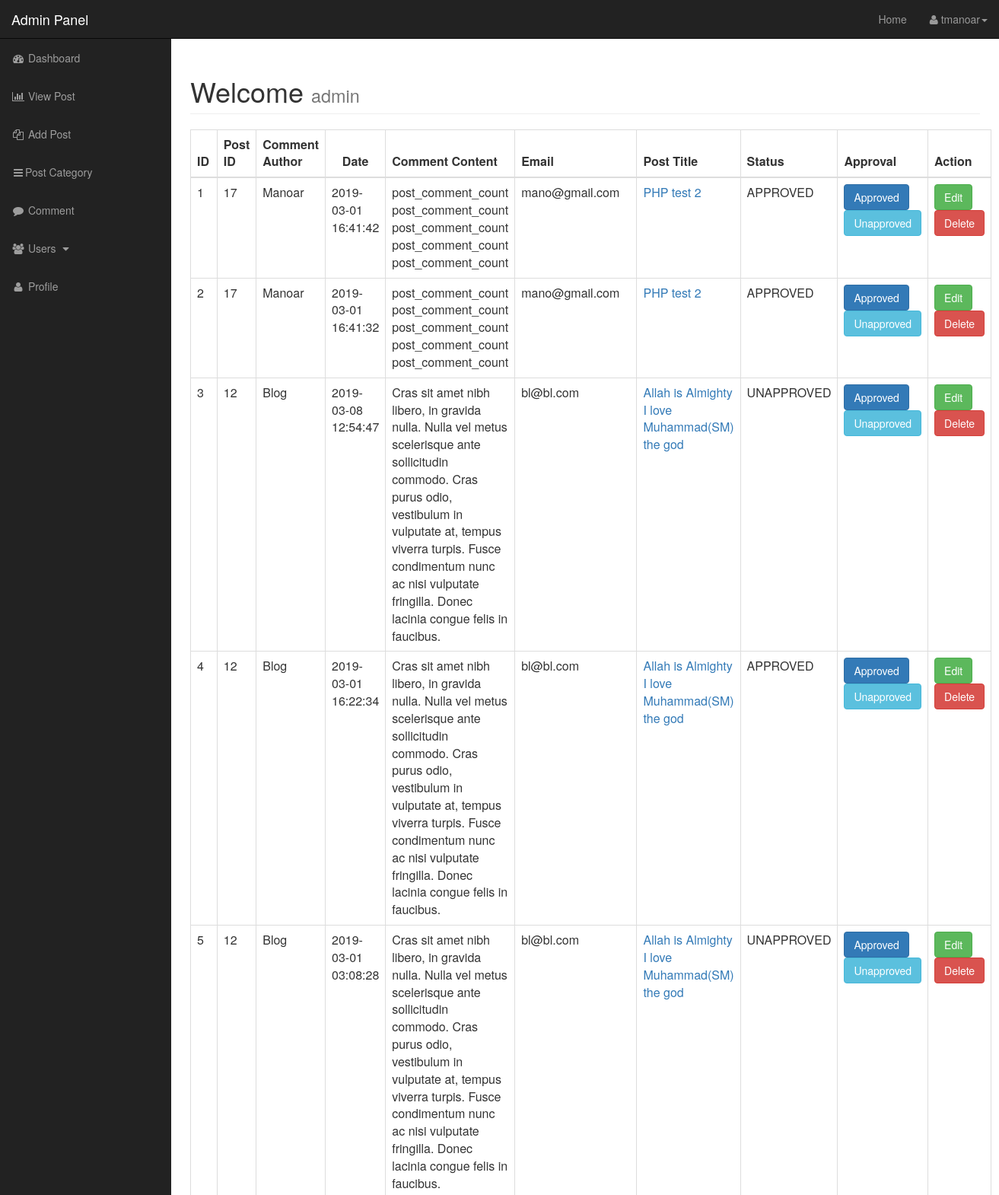
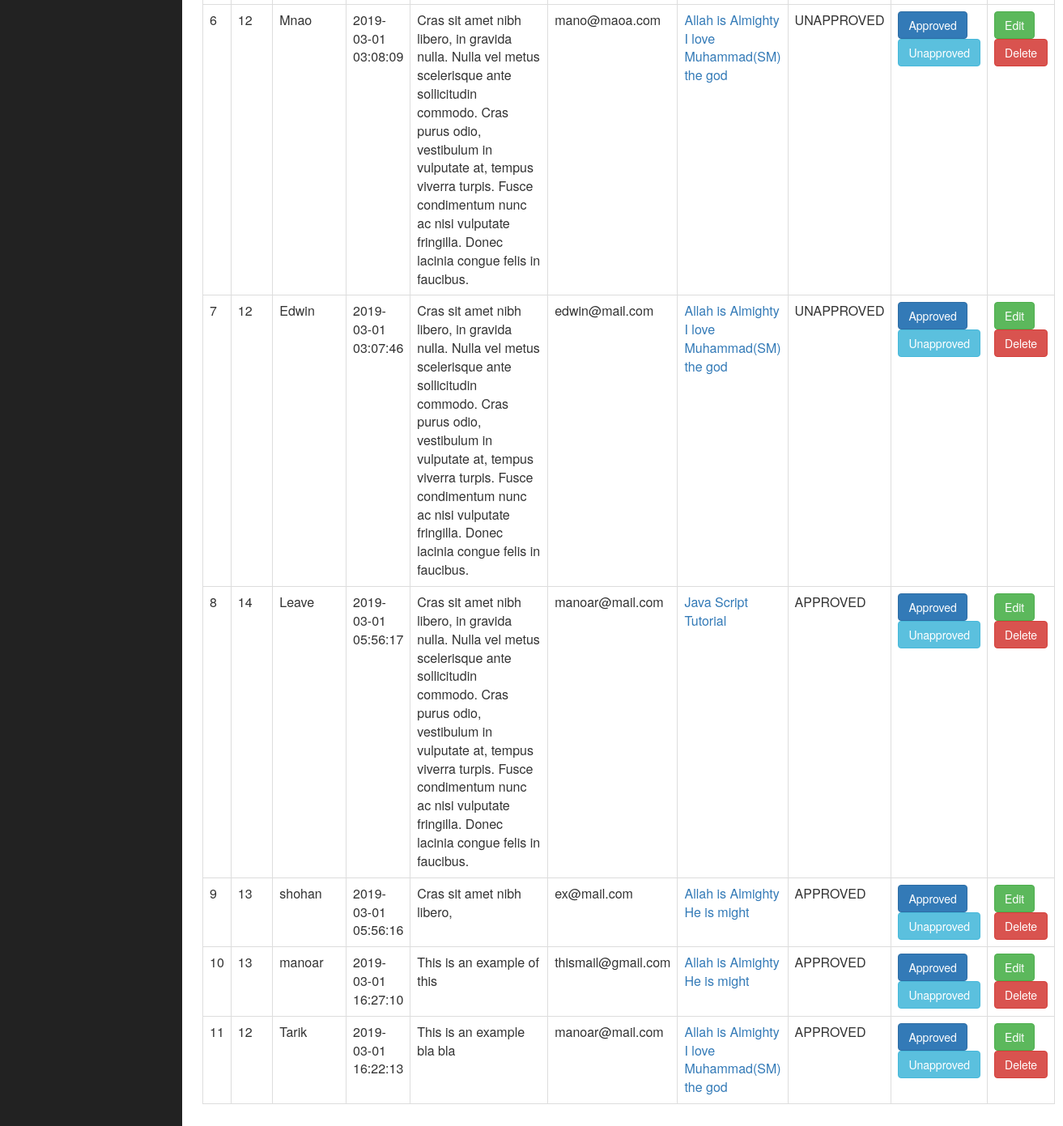
/admin/comment.php (signed in), run on the app's committed database (2 pictures, top to bottom).
### tables this page shows
CREATE TABLE `comments` (
  `comment_id` int(4) NOT NULL,
  `comment_post_id` int(4) NOT NULL,
  `comment_author` varchar(255) NOT NULL,
  `comment_date` timestamp NOT NULL DEFAULT CURRENT_TIMESTAMP ON UPDATE CURRENT_TIMESTAMP,
  `comment_content` text NOT NULL,
  `comment_email` varchar(255) NOT NULL,
  `comment_status` varchar(255) NOT NULL
);

CREATE TABLE `posts` (
  `id` int(11) NOT NULL,
  `post_ctg_id` varchar(255) NOT NULL,
  `post_title` varchar(255) NOT NULL,
  `post_author` varchar(50) NOT NULL,
  `date` timestamp NOT NULL DEFAULT CURRENT_TIMESTAMP,
  `post_image` text NOT NULL,
  `post_content` text NOT NULL,
  `post_tags` varchar(255) NOT NULL,
  `post_comment_count` int(11) NOT NULL,
  `post_status` varchar(255) NOT NULL DEFAULT 'draft'
);

### admin/include/viewComment.php (the view, shortened to what this page needs)
<div id="page-wrapper">
    <div class="container-fluid">
        <div class="row">
            <div class="col-lg-12">
                <h1 class="page-header">
                    Welcome
                    <small>admin</small>
                </h1>
            </div>
            <div class="col-lg-12">
                <table class="table table-inverse table-bordered table-dark table-hover">
                    <thead>
                        <tr>
                            <th>ID</th>
                            <th>Post ID</th>
                            <th>Comment Author</th>
                            <th class="text-center">Date</th>
                            <th>Comment Content</th>
                            <th>Email</th>
                            <th>Post Title</th>
                            <th>Status</th>
                            <th>Approval</th>
                            <th>Action</th>
                        </tr>
                    </thead>
                    <tbody>
                        <?php
                            $result = mysqli_query($dbconn,"SELECT * FROM comments ORDER BY comment_id DESC");
                            $counter = 1;
                            while ($row = mysqli_fetch_assoc($result)){
                                $comment_post_id = $row['comment_post_id'];
                                ?>
                                <tr>
                                    <td><?php echo $counter++; ?></td>
                                    <td><?php echo $row['comment_post_id'] ?></td>
                                    <td><?php echo $row['comment_author'] ?></td>
                                    <td><?php echo $row['comment_date'] ?></td>
                                    <td><?php echo $row['comment_content'] ?></td>
                                    <td><?php echo $row['comment_email'] ?></td>
                                    <?php
                                    $post_title = mysqli_query($dbconn,"SELECT * FROM posts WHERE id='$comment_post_id'") ;
                                    while ($p_title = mysqli_fetch_assoc($post_title)) {
                                        $id = $p_title['id'];
                                        echo "<td><a href='../post.php?p_id=$id'>{$p_title['post_title']}</a></td>";
                                    }
                                    ?>
                                    <td><?php echo $row['comment_status'] ?></td>
                                    <td>
                                        <a href="?approved=<?php echo $row['comment_id'] ?>"><p class="btn btn-primary">Approved</p></a>
                                        <a href="?unapproved=<?php echo $row['comment_id'] ?>"><p class="btn btn-info">Unapproved</p></a>
                                    </td>
                                    <td>
                                    	<a href="Comment.php?var=editComment&edit=<?php echo $row['comment_id'] ?>"><p class="btn btn-success">Edit</p></a>
                                    	<a href="Comment.php?delete=<?php echo $row['comment_id'] ?>"><p class="btn btn-danger">Delete</p></a>
                                    </td>
                                </tr>
                        <?php } ?>
                    </tbody>
                </table>
            </div>
        </div>
    </div>
</div>

### admin/css/sb-admin.css (style rules this page uses)
body { margin-top: 100px; background-color: #222; }
@media (min-width:768px) { body { margin-top: 50px; } }
#page-wrapper { width: 100%; padding: 0; background-color: #fff; }
@media (min-width:768px) { #page-wrapper { padding: 10px; } }

### data on the page
comments: comment_post "17", comment_author "Manoar", comment_date "2019-03-01 16:41:42", comment_content "post_comment_count post_comment_count post_comment_count post_comment_count post_comment_count", comment_email "mano@gmail.com", comment_status "APPROVED"
posts: post_title "PHP test 2"
comments: comment_post "17", comment_author "Manoar", comment_date "2019-03-01 16:41:32", comment_content "post_comment_count post_comment_count post_comment_count post_comment_count post_comment_count", comment_email "mano@gmail.com", comment_status "APPROVED"
comments: comment_post "12", comment_author "Blog", comment_date "2019-03-08 12:54:47", comment_content "Cras sit amet nibh libero, in gravida nulla. Nulla vel metus scelerisque ante sollicitudin commodo. Cras purus odio, vestibulum in vulputate at, tempus viverra turpis. Fusce condimentum nunc ac nisi vulputate fringilla. Donec lacinia congue felis in faucibus.", comment_email "bl@bl.com", comment_status "UNAPPROVED"
posts: post_title "Allah is Almighty I love Muhammad(SM) the god"
comments: comment_post "12", comment_author "Blog", comment_date "2019-03-01 16:22:34", comment_content "Cras sit amet nibh libero, in gravida nulla. Nulla vel metus scelerisque ante sollicitudin commodo. Cras purus odio, vestibulum in vulputate at, tempus viverra turpis. Fusce condimentum nunc ac nisi vulputate fringilla. Donec lacinia congue felis in faucibus.", comment_email "bl@bl.com", comment_status "APPROVED"
comments: comment_post "12", comment_author "Blog", comment_date "2019-03-01 03:08:28", comment_content "Cras sit amet nibh libero, in gravida nulla. Nulla vel metus scelerisque ante sollicitudin commodo. Cras purus odio, vestibulum in vulputate at, tempus viverra turpis. Fusce condimentum nunc ac nisi vulputate fringilla. Donec lacinia congue felis in faucibus.", comment_email "bl@bl.com", comment_status "UNAPPROVED"
comments: comment_post "12", comment_author "Mnao", comment_date "2019-03-01 03:08:09", comment_content "Cras sit amet nibh libero, in gravida nulla. Nulla vel metus scelerisque ante sollicitudin commodo. Cras purus odio, vestibulum in vulputate at, tempus viverra turpis. Fusce condimentum nunc ac nisi vulputate fringilla. Donec lacinia congue felis in faucibus.", comment_email "mano@maoa.com", comment_status "UNAPPROVED"
comments: comment_post "12", comment_author "Edwin", comment_date "2019-03-01 03:07:46", comment_content "Cras sit amet nibh libero, in gravida nulla. Nulla vel metus scelerisque ante sollicitudin commodo. Cras purus odio, vestibulum in vulputate at, tempus viverra turpis. Fusce condimentum nunc ac nisi vulputate fringilla. Donec lacinia congue felis in faucibus.", comment_email "edwin@mail.com", comment_status "UNAPPROVED"
comments: comment_post "14", comment_author "Leave", comment_date "2019-03-01 05:56:17", comment_content "Cras sit amet nibh libero, in gravida nulla. Nulla vel metus scelerisque ante sollicitudin commodo. Cras purus odio, vestibulum in vulputate at, tempus viverra turpis. Fusce condimentum nunc ac nisi vulputate fringilla. Donec lacinia congue felis in faucibus.", comment_email "manoar@mail.com", comment_status "APPROVED"
posts: post_title "Java Script Tutorial"
comments: comment_post "13", comment_author "shohan", comment_date "2019-03-01 05:56:16", comment_content "Cras sit amet nibh libero,", comment_email "ex@mail.com", comment_status "APPROVED"
posts: post_title "Allah is Almighty He is might"
comments: comment_post "13", comment_author "manoar", comment_date "2019-03-01 16:27:10", comment_content "This is an example of this", comment_email "thismail@gmail.com", comment_status "APPROVED"
comments: comment_post "12", comment_author "Tarik", comment_date "2019-03-01 16:22:13", comment_content "This is an example bla bla", comment_email "manoar@mail.com", comment_status "APPROVED"

### other printed values
$_SESSION['username'] "tmanoar"
